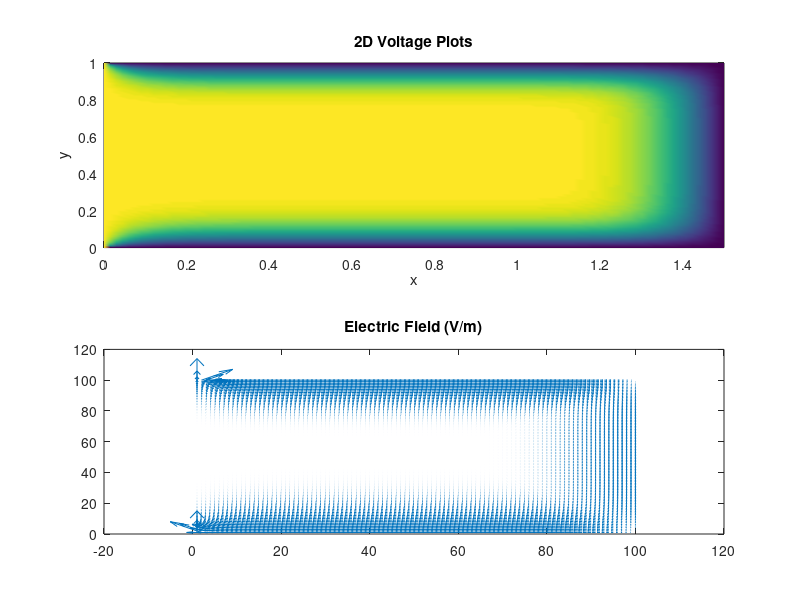

This chart was generated by the following MATLAB code:
% Finite Difference Method - ELEC 4700 Assignment 2

close all
clear 
format short
clc

global C

C.q_0 = 1.60217653e-19;             % electron charge
C.hb = 1.054571596e-34;             % Dirac constant
C.h = C.hb * 2 * pi;                % Planck constant
C.m_0 = 9.10938215e-31;             % electron mass
C.kb = 1.3806504e-23;               % Boltzmann constant
C.eps_0 = 8.854187817e-12;          % vacuum permittivity
C.mu_0 = 1.2566370614e-6;           % vacuum permeability
C.c = 299792458;                    % speed of light

% Constants
m0 = 9.11e-31; %kg
me = 0.26*m0;
q = 1.602e-19; %C
kB = 1.38066e-23; %J/K
nm = 1e-9; %nanometre
ps = 1e-12; %picosecond

n=100; % nodes
l=1.5; 
w=1.0; 

x=linspace(0,l,n); %length
y=linspace(0,w,n); % width
V=ones(n)*0.1;
Vo = 0.1;

steps = 100;
% limit = 1e-4;
% error = 1;

% Boundary conditions 1a:
V(n,1:n)=0; % Bottom
V(1,1:n)=0; % Top
V(1:n,1)=Vo; % left
V(1:n,n)=0; % right

for k = 1:steps
% while error > limit
%     
%     Vprev = V;
       
    for i=2:n-1 % skipping BC in iterations
        for j=2:n-1
            V(i,j)=(V(i+1,j)+V(i-1,j)+V(i,j-1)+V(i,j+1))/4;
        end
    end  
    
%     error=max(max(abs(Vprev-V)));
    
    figure(1)
    subplot(2,1,1),pcolor(x,y,V),shading interp, colormap;
    title('2D Voltage Plots')
    xlabel('x')
    ylabel('y')
       
    subplot(2,1,2),
    [Ex,Ey] = gradient(V);
    quiver(-Ey,-Ex,10);
    title('Electric Field (V/m)')
    
%     pause(0.01)
end

% % Boundary conditions 1b:
% V(n,1:n)=0; % Bottom
% V(1,1:n)=0; % Top
% V(1:n,1)=Vo; % left
% V(1:n,n)=Vo; % right
% 
% for k = 1:steps
%        
%     for i=2:n-1 % skipping BC in iterations
%         for j=2:n-1
%             V(i,j)=(V(i+1,j)+V(i-1,j)+V(i,j-1)+V(i,j+1))/4;
%         end
%     end       
%     
%     figure(2)
%     subplot(2,1,1),pcolor(x,y,V),shading interp, colormap;
%     title('2D Voltage Plots')
%     xlabel('x')
%     ylabel('y')
%     colorbar;
%        
%     subplot(2,1,2),
%     [Ex,Ey] = gradient(V);
%     quiver(-Ey,-Ex,10);
%     title('Current Density')
%     
%     pause(0.01)
% end
% 
% figure(3)
% surf(x,y,V,'EdgeColor','none')     
% xlabel('x'),ylabel('y'),zlabel('V(x,y)')
% title('Numerical Solution Mesh')
% rotate3d on
% 
% a = l*n;
% b = w*n/2;
% add = 0;
%        
% % for i=1:n 
% %     for j=1:n           
% %         for k = 1:10
% % 
% %             add = add +(1/k)*cosh(k*pi*i/a)/cosh(k*pi*b/a)*sin(k*pi*j/a);
% %             V(i,j)=4*Vo/pi*add;
% % 
% %             figure(4)
% %             surf(x,y,V,'EdgeColor','none')     
% %             xlabel('x'),ylabel('y'),zlabel('V(x,y)')
% %             title('Analytical Solution Mesh')
% % 
% %             pause(0.01)
% %         end 
% %     end
% % end       
% 
% % Boundary conditions 2:
% V(n,1:n)=0; % Bottom
% V(1,1:n)=0; % Top
% V(1:n,1)=Vo; % left
% V(1:n,n)=0; % right
% 
% %2nd set of BCs
% Boxes{1}.X = [0.5 1.0]; %top box
% Boxes{1}.Y = [0.7 1.0];
% %         Boxes{1}.BC = 0.0;
% 
% Boxes{2}.X = [0.5 1.0]; %bottom box
% Boxes{2}.Y = [0.0 0.3];
% %         Boxes{2}.BC = 0.0;
% 
% %defining conduction matrix
% sigma_in = 1e-2;
% sigma_out = 1;
% sig = ones(n);
% ibc = i*l/n;
% jbc = j*w/n;
% 
% % defining conduction in boxes
% for i = floor(Boxes{1}.X(1,1)*n/l):ceil(Boxes{1}.X(1,2)*n/l)
%     for j = 1:Boxes{2}.Y(1,2)*n
%         sig(i,j) = sigma_in;
%     end
%     for j = Boxes{1}.Y(1,1)*n:n
%         sig(i,j) = sigma_in;
%     end
% end
% 
% 
% for k = 1:steps
% % while error > limit
% %     
% %     Vprev = V;
%        
%     for i=2:n-1 % skipping BC in iterations
%         for j=2:n-1
%             V(i,j)=sig(i,j)*(V(i+1,j)+V(i-1,j)+V(i,j-1)+V(i,j+1))/4;            
%         end
%     end  
%     
% %     error=max(max(abs(Vprev-V)));
%     
%     figure(5)
%     subplot(2,1,1),pcolor(x,y,V),shading interp, colormap;
%     title('2D Voltage Plots')
%     xlabel('x')
%     ylabel('y')
%     hold on
% 
%     %box lines
%     bx1 = [0.5 0.5];
%     bx2 = [1 1];
%     bx3 = [0.5 1];
%     by1 = [0.7 1];
%     by2 = [0 0.3];
%     by3 = [0.3 0.3];
%     by4 = [0.7 0.7];
% 
%     %box plot
%     plot(bx1,by1,'k')
%     plot(bx1,by2,'k')
%     plot(bx2,by1,'k')
%     plot(bx2,by2,'k')
%     plot(bx3,by3,'k')
%     plot(bx3,by4,'k')
%     hold off
% 
%     subplot(2,1,2),
%     [Ex,Ey] = gradient(V);
%     quiver(-Ey',-Ex',50);
%     title('Electric Field (V/m)')
%     hold on 
%     
%     %box lines
%     bx1 = [0.5 0.5];
%     bx2 = [1 1];
%     bx3 = [0.5 1];
%     by1 = [0.7 1];
%     by2 = [0 0.3];
%     by3 = [0.3 0.3];
%     by4 = [0.7 0.7];
% 
%     %box plot
%     plot(bx1,by1,'k')
%     plot(bx1,by2,'k')
%     plot(bx2,by1,'k')
%     plot(bx2,by2,'k')
%     plot(bx3,by3,'k')
%     plot(bx3,by4,'k')
%     hold off
%     
%     if mod(k,steps/10)==0
%         pause(0.05)
%     end
% end
% 
% figure(6) 
% subplot(2,1,1),pcolor(sig'),
% title('Conductivity Plot')
% xlabel('x'),ylabel('y')
% 
% subplot(2,1,2),pcolor(V)
% title('Electric Field')
% xlabel('x'),ylabel('y')
% 
% figure(7)
% Area = 500:100:2000;
% I = 100./Area;
% plot(Area,I)
% title('Bottle Neck Area vs Current')
% xlabel('Bottle Neck Area'),ylabel('Current')
% 
% figure(8)
% sig = 00:0.1:1;
% I = 100*sig;
% plot(sig,I)
% title('Conductivity vs Current')
% xlabel('Conudctivity'),ylabel('Current')

